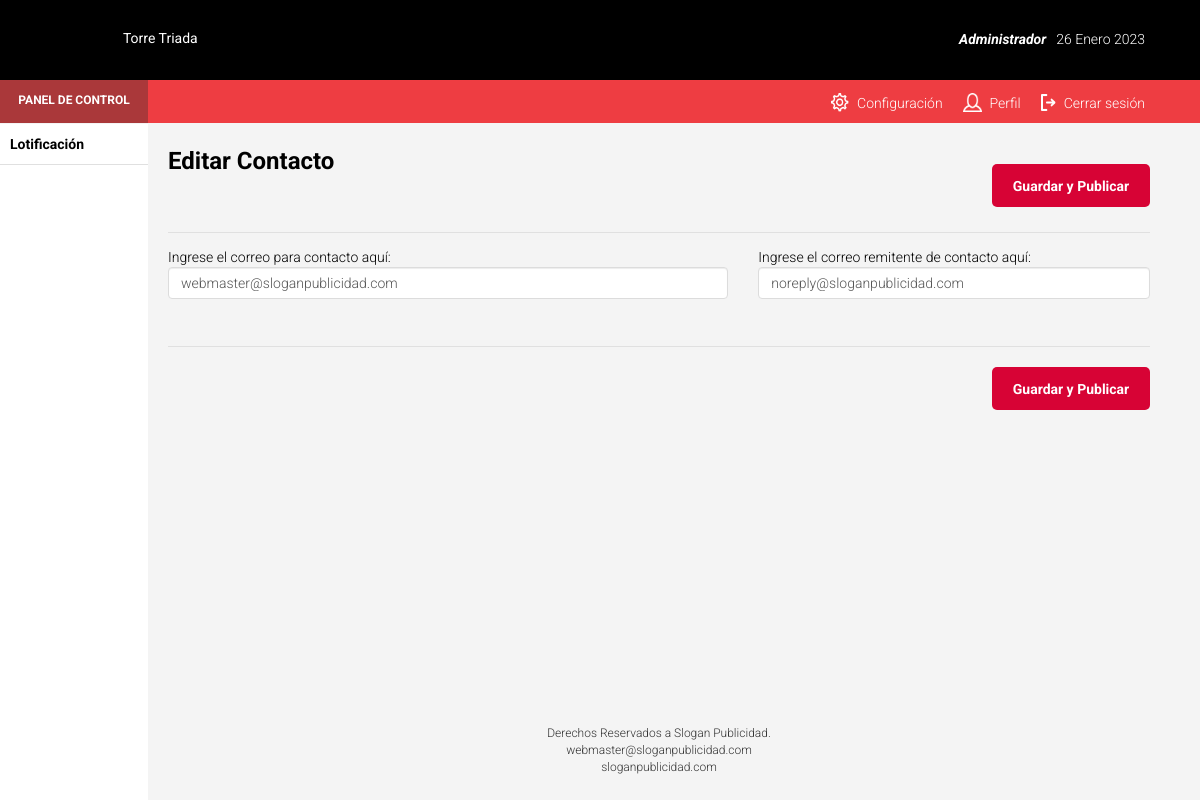
The app's page /admin/formcontacto.php (signed in) with its own data.
### tables this page shows
CREATE TABLE `contacto` (
  `idcontacto` tinyint(1) NOT NULL,
  `correo` varchar(100) NOT NULL,
  `emisor` text NOT NULL,
  `latitud` varchar(20) NOT NULL,
  `longitud` varchar(20) NOT NULL
);

### admin/clases/conexion.php (called while the page is built, shortened)
<?php
class conexion
{
var $host;
var $user;
var $password;
var $bd;
var $conexion;
	function conexion()
	{
		$this->host='localhost';
		$this->user='root';
		$this->password='';
		$this->bd='proyecto';
	}
	function conectar()
	{
		$this->conexion= mysqli_connect($this->host, $this->user, $this->password);
		mysqli_select_db($this->conexion, $this->bd);
	}
	function ejecutar_sentencia($consulta)
	{
		$resultados=mysqli_query($this->conexion,$consulta);
		return $resultados;
	}
}
?>

### admin/clases/contacto.php (called while the page is built, shortened)
<?php
include_once('conexion.php');
class contacto
{
	  var $idcontacto;
	  function contacto($idc=1,$correo='',$emisor='')
	  {
		  $this->idcontacto=$idc;
	  }
	function obtener_contacto()
	{
	  $sql="select idcontacto, correo, emisor from contacto where idcontacto=".$this->idcontacto.";";
	  $con=new conexion();
	  $resultados=$con->ejecutar_sentencia($sql);
	  while ($fila=mysqli_fetch_array($resultados))
	  {
		$this->idcontacto=$fila['idcontacto'];
		$this->correo=$fila['correo'];
		$this->emisor=$fila['emisor'];
	  }
	}
}
?>

### admin/clases/seguridad.php (called while the page is built, shortened)
<?php
include_once('conexion.php');
include_once('usuario.php');
include_once('permiso.php');
include_once('tiposusuarioxpermiso.php');
class seguridad
{
	var $usuario;
	var $permiso;
	var $tipousuarioxpermiso;
	function seguridad()
	{
		$this->usuario= new usuario('','','','','');
		$this->permiso= new permiso('','','','');
		$this->tipousuarioxpermiso= new tiposusuarioxpermiso(0,0);
	}
	function valida_permiso_usuario($idusuario, $clavepermiso)
	{
		$this->usuario->idusuario=$idusuario;
		$this->permiso->clavepermiso=$clavepermiso;
		$this->usuario->obten_usuario();
		$this->usuario->obtener_tipo_usuario();
		$this->permiso->obtener_permisoclave();
		$this->tipousuarioxpermiso->idtipousuario=$this->usuario->tiposusuario->idtipousuario;
		$this->tipousuarioxpermiso->idpermiso=$this->permiso->idpermiso;
	return $this->tipousuarioxpermiso->existe_rol_permiso();
	}
}
?>

### admin/clases/datosusuario.php (called while the page is built, shortened)
<?php
include_once('conexion.php');
class datosusuario
{
	var $idusuario;
	function datosusuario($id=0,$nom='',$mail='',$tel='')
	{
			$this->idusuario=$id;
	}
	function obtener_datos_usuario()
	{
		$con = new conexion();
		$sql="SELECT * FROM datosusuario WHERE idusuario='".$this->idusuario."';";
		$registro=$con->ejecutar_sentencia($sql);
	}
	}
?>

### admin/clases/usuario.php (called while the page is built, shortened)
<?php
include_once('conexion.php');
include_once('tipousuario.php');
include_once('datosusuario.php');
class usuario
{
	var $idusuario;
	var $tiposusuario;
	function usuario($a = 0, $b = '', $c = '', $stat = 0, $idtipo = 0)
	{
		$this->idusuario=$a;
		$this->tiposusuario= new tipousuario($idtipo,'','');
		$this->tiposusuario->idtipousuario=$idtipo;
	}
	function obtener_tipo_usuario()
	{
		$this->tiposusuario->obtener_tipousuario();
	}
	function obten_usuario()
	{
		$conexion=new conexion();
		$sql="select idusuario,nomusuario,password,status,idtipousuario from usuario where idusuario='".$this->idusuario."'";
		$result=$conexion->ejecutar_sentencia($sql);
		while($row=mysqli_fetch_array($result))
		{
			$this->idusuario=$row['idusuario'];
			$this->tiposusuario->idtipousuario=$row['idtipousuario'];
		}
	}
}
?>

### admin/clases/tipousuario.php (called while the page is built, shortened)
<?php
include_once('conexion.php');
class tipousuario
{
  var $idtipousuario;
  function tipousuario($a=0,$b='',$stat=0)
  {
	  $this->idtipousuario=$a;
  }
  function obtener_tipousuario()
  {
	  $sql="select idtipousuario, nomtipousuario, status from tiposusuario where idtipousuario='".$this->idtipousuario."'";
	  $con=new conexion();
	  $resultados=$con->ejecutar_sentencia($sql);
	  while ($fila=mysqli_fetch_array($resultados))
	  {
		  $this->idtipousuario=$fila['idtipousuario'];
	  }
  }
}
?>

### admin/clases/permiso.php (called while the page is built, shortened)
<?php
include_once('conexion.php');
class permiso
{
	  var $clavepermiso;
	  function permiso($idp=0,$nomp='',$clavep='',$stat=0)
	  {
		  $this->clavepermiso=$clavep;
	  }
	function obtener_permisoclave()
	{
	  $sql="select idpermiso from permiso where clavepermiso='".$this->clavepermiso."';";
	  $con= new conexion();
	  $resultados=$con->ejecutar_sentencia($sql);
	  while ($fila=mysqli_fetch_array($resultados))
	  {
		$this->idpermiso=$fila['idpermiso'];
	  }
	}
}
?>

### admin/clases/tiposusuarioxpermiso.php (called while the page is built, shortened)
<?php
include_once('conexion.php');
class tiposusuarioxpermiso
{
var $idtipousuario;
var $idpermiso;
function tiposusuarioxpermiso($idtipousuario=0,$idpermiso=0)
{
$this->idtipousuario=$idtipousuario;
$this->idpermiso=$idpermiso;
}
function existe_rol_permiso()
{
$bandera=0;
$con=new conexion();
$sql='select idpermiso,idtipousuario from tipousuarioxpermiso where idtipousuario="'.$this->idtipousuario.'" and idpermiso="'.$this->idpermiso.'"';
$resultados=$con->ejecutar_sentencia($sql);
while ($fila=mysqli_fetch_array($resultados))
{
$bandera=1;
}
return $bandera;
}
}
?>

### admin/formcontacto.php (the view, shortened to what this page needs)
<?php
	include_once('clases/contacto.php');
	include_once('clases/seguridad.php');
	$seguridad = new seguridad();
	$operacion = 'modificarcontacto';
	$palabra = 'Editar Contacto';
	$temporal = new contacto();
	$temporal->obtener_contacto();
	$clave='ModCo';
?>
<?php
include('header.html');
include('menu.php');
?>
        <div id="page-content-wrapper">
            <div class="page-content inset">
                <div class="row rowedit">
                    <div class="col-lg-6 col-md-6 col-sm-12 col-xs-12">
                        <p class="titulo"><?php echo $palabra;?></p>
                    </div>
                    <div class="col-lg-6 col-md-6 col-sm-12 col-xs-12">
                    	<form id="form-validation" action="operaciones.php" method="post" name="form1" onsubmit="return validar_campos()">
                    		<button type="submit" <?php if($seguridad->valida_permiso_usuario($_SESSION['idusuario'],$clave)==0) echo ' disabled ';?> name="operaciones" value="<?php echo $operacion; ?>" class="buttonguardar">Guardar y Publicar</button>
                    </div>
                    <div class="col-lg-12 col-md-12 col-sm-12 col-xs-12">
                    	<hr class="hrmenu">
                    </div>
                    <div class="clearfix"></div>
                     <div class="col-lg-12 col-md-12 col-sm-12 col-xs-12">
                    </div>
                    <div class="col-lg-7 col-md-6 col-sm-12 col-xs-12 espacios">
                    	<span class="textHelper">Ingrese el correo para contacto aquí:</span>
                    	<br />
                    	<div id="correo" class="form-group">
                        	<input name="correo" type="text" class="form-control" placeholder="Ej. contacto@ejemplo.com" value="<?php echo $temporal->correo ?>">
                       	</div>
                        <br>
                    </div>
                    <div class="col-lg-5 col-md-6 col-sm-12 col-xs-12 espacios">
                    	<span class="textHelper">Ingrese el correo remitente de contacto aquí:</span>
                    	<br />
                    	<div id="emisor" class="form-group">
                        	<input name="emisor" type="text" class="form-control" placeholder="Ej. noreply@ejemplo.com" value="<?php echo $temporal->emisor ?>">
                       	</div>
                   	</div>
                    <div class="col-lg-12 col-md-12 col-sm-12 col-xs-12">
                    	<hr class="hrmenu">
                    </div>
                    <div class="clearfix"></div>
                    <div class="col-lg-12 col-md-12 col-sm-12 col-xs-12">
                    		<button type="submit" <?php if($seguridad->valida_permiso_usuario($_SESSION['idusuario'],$clave)==0) echo ' disabled ';?> name="operaciones" value="<?php echo $operacion; ?>" class="buttonguardar">Guardar y Publicar</button>
                    </div>
                    <footer id="footer">
                    	<div class="col-lg-12 col-md-12 col-sm-12 col-xs-12 text-center">
												Derechos Reservados a Slogan Publicidad.
												<br>
												webmaster@sloganpublicidad.com
												<br>
												sloganpublicidad.com
                    	</div>
                    </footer>
                </div>
            </div>
        </div>
    </div>
</body>
</html>

### admin/css/styles.css (style rules this page uses)
html,body { opacity: 0 }
#navBlack { padding:0; margin-bottom:0; padding-top:0; padding-bottom:0; background-color:#000; height:80px; }
#username { font-family: 'Roboto', sans-serif; font-weight:700; font-style:italic; font-size:14px; float:right; color:#FFF; margin: 29px 10px 0 0; }
#fecha { font-family: 'Roboto', sans-serif; font-weight:300; font-size:14px; float:right; color:#FFF; margin: 29px 40px 0 0; }
#urlLocker { font-family: 'Roboto', sans-serif; font-weight:400; font-size:14px; color:#FFF; position: relative; bottom: 7px }
#navBlue { padding:0; margin-bottom:0; padding-top:0; padding-bottom:0; background-color: #ee3d42; height:43px; top:80px; z-index: 1; }
#barraazul { background-color: #aa383a; height:43px; width:148px; position:absolute; left:0; }
#panel { font-family: 'Roboto', sans-serif; font-weight:700; font-size:12px; color:#FFF; text-align:center; margin: 12px 0 0 0; }
.imgresources { margin: -4px 8px 0 0; }
.letras { font-family: 'Roboto', sans-serif; font-weight: 300; font-size: 14px; color: #FFF; }
ul { margin-top:0; margin-bottom:0; list-style:none; }
#ulmenu li { display: block; float: right; cursor: pointer; }
.limenu { margin: 12px 20px 0 0px; cursor: pointer; }
#li1 { margin: 12px 40px 0 0; cursor: pointer; }
body { background-color: #f4f4f4; }
.titulo { font-family: 'Roboto', sans-serif; font-weight:700; font-size:24px; color:#000; float:left; margin: 0px 0 0px 0; }
.rowedit { padding: 0 30px 0 0; }
input[type=text] { background:#FFF; font-family: 'Roboto', sans-serif; font-size:14px; font-weight:300; border:1px solid #dcdcdc; width:100%; height:32px; }
.espacios { margin: 12px 0 12px 0; }
footer { font-family: 'Roboto', sans-serif; font-size:12px; font-weight:300 !important;; }
.buttonguardar { background-color:#d70335; -webkit-border-top-left-radius:5px; -moz-border-radius-topleft:5px; border-top-left-radius:5px; -webkit-border-top-right-radius:5px; -moz-border-radius-topright:5px; border-top-right-radius:5px; -webkit-border-bottom-right-radius:5px; -moz-border-radius-bottomright:5px; border-bottom-right-radius:5px; -webkit-border-bottom-left-radius:5px; -moz-border-radius-bottomleft:5px; border-bottom-left-radius:5px; text-indent:0px; display:inline-block; color:#ffffff; font-family: 'Roboto', sans-serif; font-size:14px; font-weight:700; font-style:normal; height:43px; line-height:36px; width:158px; text-decoration:none; text-align:center; border: none; float:right; margin: 20px 0 25px 0; }
.textHelper { color:#000; font-family: 'Roboto', sans-serif; font-size:14px; font-weight:300; margin:10px 0 0 0; }

### admin/css/simple-sidebar.css (style rules this page uses)
#page-content-wrapper { width: 100%; height: 100%; }
.hrmenu { margin-top: 0px; margin-bottom: 0px; border: 1px; border-top: 1px solid #E0E0E0; }
.inset { padding: 20px; }

### records on screen
contacto: correo "webmaster@sloganpublicidad.com", emisor "noreply@sloganpublicidad.com"

### other values on screen
$palabra "Editar Contacto"
